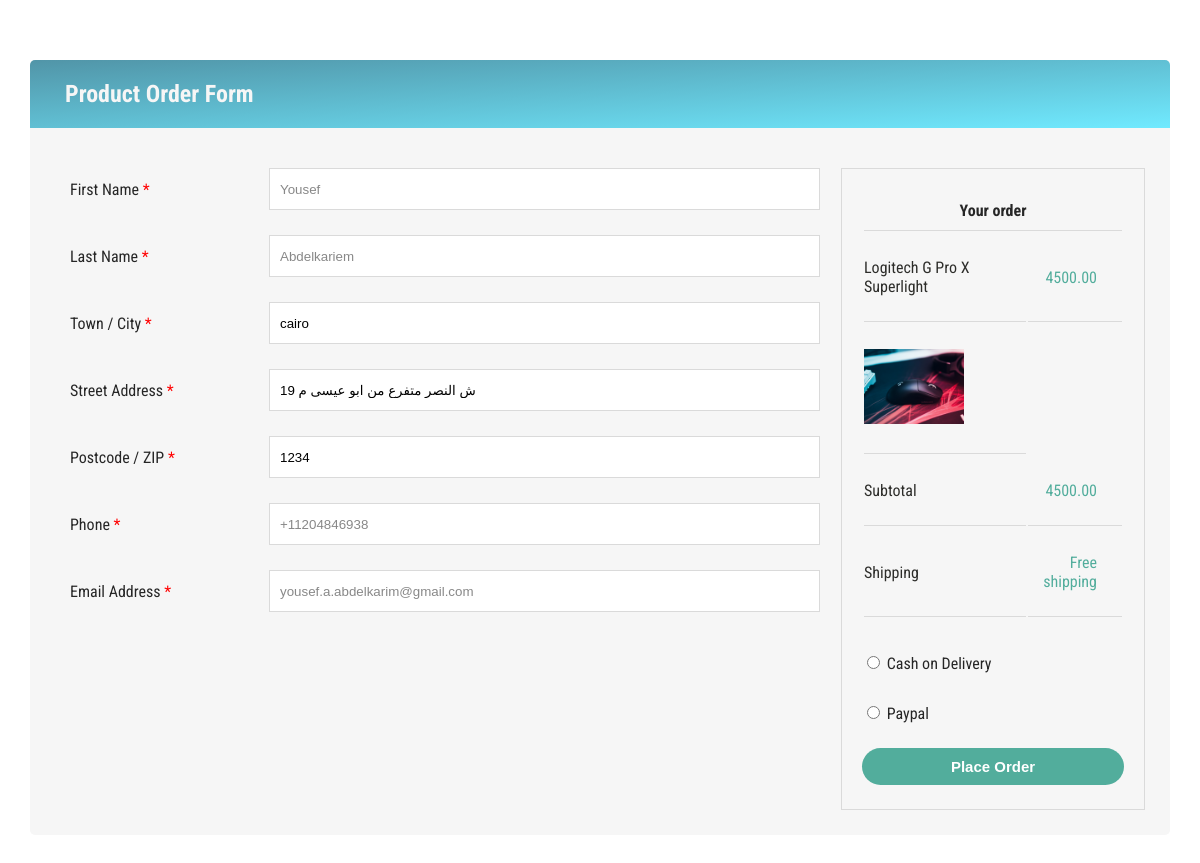
Page /checkout.php?number=18&type=product (signed in) on the earlier database version.
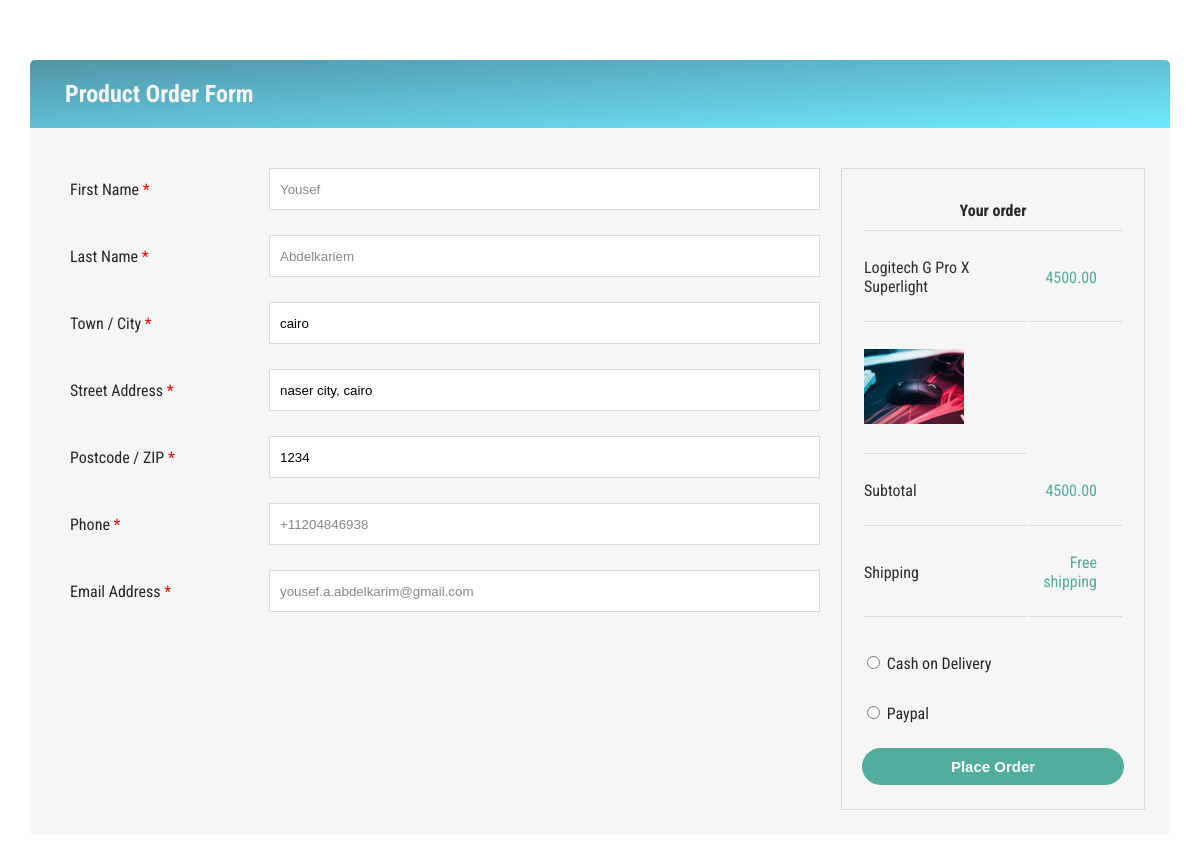
Same page on the later database version.
### tables this page shows
CREATE TABLE `users` (
  `id` int(11) NOT NULL,
  `username` varchar(50) NOT NULL,
  `email` varchar(50) NOT NULL,
  `password` varchar(50) NOT NULL,
  `role` varchar(10) NOT NULL DEFAULT 'user',
  `firstName` varchar(30) NOT NULL,
  `lastName` varchar(30) NOT NULL,
  `address` varchar(30) NOT NULL,
  `city` varchar(30) NOT NULL,
  `phone` varchar(30) NOT NULL,
  `zip` int(11) NOT NULL
);

### checkout.php (the view, shortened to what this page needs)
<?php
include("Connection.php");
if (isset($_SESSION['id'])) {
  if ($_GET['number']) {
    $product_id = $_GET['number'];
    $type = $_GET['type'];
  }
  $myquery = "select * from `$type` where id = '$product_id'";
  $result = mysqli_query($con, $myquery);
  $row = mysqli_fetch_array($result);
  $user_id = $_SESSION['id'];
  $myquery_user = "select * from `users` where id = '$user_id'";
  $result_user = mysqli_query($con, $myquery_user);
  $row_user = mysqli_fetch_array($result_user);
} else {
  header('location: Rpage.php');
}
?>
<!DOCTYPE html>
<html lang="en">
<head>
  <link rel="stylesheet" href="css/checkout/style.css">
</head>
<body>
  <div class="container">
    <div class="title">
      <h2>Product Order Form</h2>
    </div>
    <form class="d-flex" method="POST">
      <div class="form">
        <label>
          <span class="fname">First Name <span class="required">*</span></span>
          <input type="text" name="firstName" value="<?php echo ($row_user['firstName']) ?>" readonly>
        </label>
        <label>
          <span class="lname">Last Name <span class="required">*</span></span>
          <input type="text" name="lastName" value="<?php echo ($row_user['lastName']) ?>" readonly>
        </label>
        <?php
        if ($type != "plans") {
        ?>
          <label>
            <span>Town / City <span class="required">*</span></span>
            <input style="color:black" type="text" name="city" value="<?php echo ($row_user['city']) ?>" required>
          </label>
          <label>
            <span>Street Address <span class="required">*</span></span>
            <input style="color:black" type="text" name="address" placeholder="House number and street name" value="<?php echo ($row_user['address']) ?>" required>
          </label>
          <label>
            <span>Postcode / ZIP <span class="required">*</span></span>
            <input style="color:black" type="text" name="zip" value="<?php echo ($row_user['zip']) ?>" required>
          </label>
        <?php
        }
        ?>
        <label>
          <span>Phone <span class="required">*</span></span>
          <input type="tel" name="phone" value="<?php echo ($row_user['phone']) ?> " readonly>
        </label>
        <label>
          <span>Email Address <span class="required">*</span></span>
          <input type="email" name="email" value="<?php echo ($row_user['email']) ?> " readonly>
        </label>
      </div>
      <div class="Yorder">
        <table>
          <tr>
            <th colspan="2">Your order</th>
          </tr>
          <tr>
            <td><?php echo ($row['Name']) ?></td>
            <td><?php echo ($row['Price']) ?></td>
          </tr>
          <tr>
            <?php
            if ($type != "plans") {
            ?>
              <td><img style="width: 100px" src="productsImg/<?php echo ($row['img']) ?>"></td>
            <?php }
            ?>
          </tr>
          <tr>
            <td>Subtotal</td>
            <td><?php echo ($row['Price']) ?></td>
          </tr>
          <?php if ($type != "plans") {  ?>
            <tr>
              <td>Shipping</td>
              <td>Free shipping</td>
            </tr>
          <?php } ?>
        </table><br>
        <?php if (isset($type)) {
          if ($type != "coaches" && $type != "plans") {
        ?>
            <div>
              <input type="radio" name="dbt" value="cd" required> Cash on Delivery
            </div>
        <?php }
        } ?>
        <div>
          <input type="radio" name="dbt" value="cd" required> Paypal
        </div>
        <button name="submit" type="submit">Place Order</button>
      </div>
    </form>
  </div>
</body>
</html>

Differences in the rows shown:
changed users "Yousef": address "19 ش النصر متفرع من ابو عيسى م" → "naser city, cairo"
